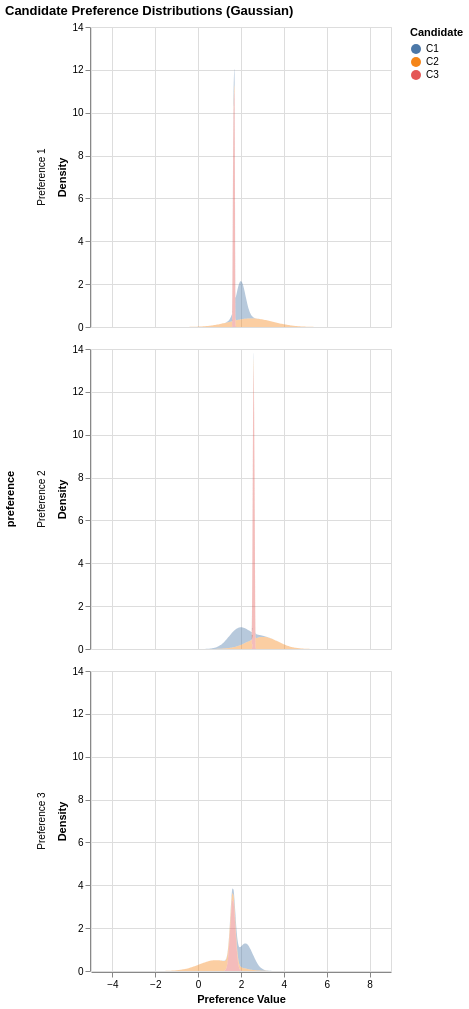

Notebook cell for this chart:
### Code cell
# Convertir en DataFrame
rows = []
x_min, x_max = -5, 9
x_vals = np.linspace(x_min, x_max, 300)

for i, (mus, sigmas) in enumerate(candidate_list):
    for pref in range(len(mus)):
        pdf = norm.pdf(x_vals, loc=mus[pref], scale=sigmas[pref])
        for x, y in zip(x_vals, pdf):
            rows.append({
                "candidate": f"C{i+1}",
                "preference": f"Preference {pref+1}",
                "x": x,
                "pdf": y
            })

df = pd.DataFrame(rows)

# Densités classiques (transparence)
chart = alt.Chart(df).mark_area(
    interpolate='monotone',
    fillOpacity=0.4,
).encode(
    x=alt.X('x:Q', title="Preference Value"),
    y=alt.Y('pdf:Q', title="Density"),
    color=alt.Color('candidate:N', title="Candidate")
).facet(
    row=alt.Row('preference:N')
).properties(
    title='Candidate Preference Distributions (Gaussian)'
)

chart

### Figure 1 — Vega-Lite specification as saved in the notebook (floating-point values rounded to 4 significant figures; data arrays with more than 128 entries replaced by an {"elided": "..."} marker saying what was removed)
{"config": {"view": {"continuousWidth": 300, "continuousHeight": 300}}, "data": {"name": "data-d8c0094ba4207f077390d07c39db12b6"}, "facet": {"row": {"field": "preference", "type": "nominal"}}, "spec": {"mark": {"type": "area", "fillOpacity": 0.4, "interpolate": "monotone"}, "encoding": {"color": {"field": "candidate", "title": "Candidate", "type": "nominal"}, "x": {"field": "x", "title": "Preference Value", "type": "quantitative"}, "y": {"field": "pdf", "title": "Density", "type": "quantitative"}}}, "title": "Candidate Preference Distributions (Gaussian)", "$schema": "https://vega.github.io/schema/vega-lite/v5.20.1.json", "datasets": {"data-d8c0094ba4207f077390d07c39db12b6": {"elided": "2700 records"}}}
